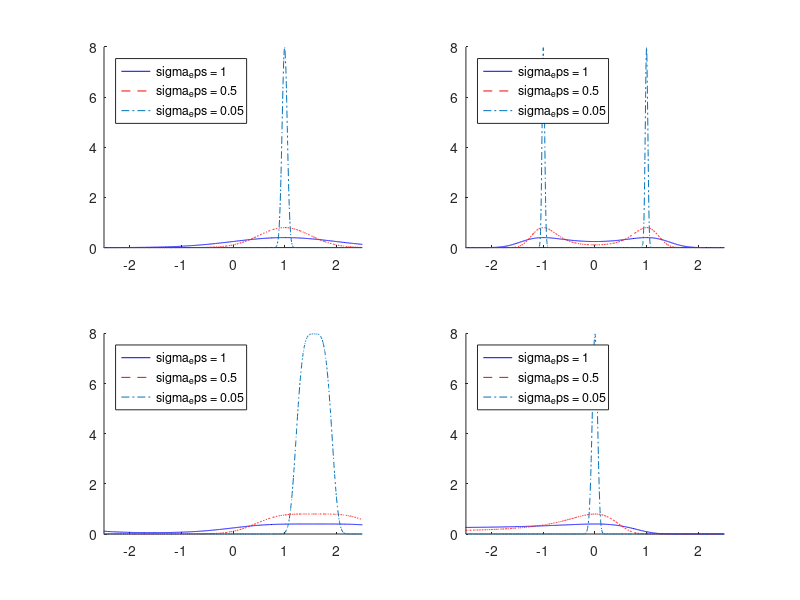

MATLAB code to generate this figure:
clear all
clc
rng(100,'twister')

N = 15; T = 5000; mu = 0.5; phi = 0.985; Y_n = 1;
epsilon_1 = 1; epsilon_2 = 0.5; epsilon_3 = 0.05; 

x_n = zeros(N,T+1); logWeight = zeros(N,T); weights = zeros(N,T);
N_eff = zeros(1,T); x_n_new = zeros(N,T);
% LogLike = 0;  Loglikelyhood_1 = zeros(1,T_n);
for t = 2:T+1
    x_n(:,t) = mu+phi*(x_n(:,t-1)-mu)+randn(N,1);
end
x = x_n(:,2:end);
x_1 = x(1,:);
h_1 = x_1; h_2 = x_1.^2; h_3 = sin(x_1); h_4 = exp(x_1);
w_1_1 = (1/(sqrt(2*pi)*epsilon_1))*exp((-(Y_n-h_1).^2)/(2*epsilon_1^2));
w_1_2 = (1/(sqrt(2*pi)*epsilon_2))*exp((-(Y_n-h_1).^2)/(2*epsilon_2^2));
w_1_3 = (1/(sqrt(2*pi)*epsilon_3))*exp((-(Y_n-h_1).^2)/(2*epsilon_3^2));
w_2_1 = (1/(sqrt(2*pi)*epsilon_1))*exp((-(Y_n-h_2).^2)/(2*epsilon_1^2));
w_2_2 = (1/(sqrt(2*pi)*epsilon_2))*exp((-(Y_n-h_2).^2)/(2*epsilon_2^2));
w_2_3 = (1/(sqrt(2*pi)*epsilon_3))*exp((-(Y_n-h_2).^2)/(2*epsilon_3^2));
w_3_1 = (1/(sqrt(2*pi)*epsilon_1))*exp((-(Y_n-h_3).^2)/(2*epsilon_1^2));
w_3_2 = (1/(sqrt(2*pi)*epsilon_2))*exp((-(Y_n-h_3).^2)/(2*epsilon_2^2));
w_3_3 = (1/(sqrt(2*pi)*epsilon_3))*exp((-(Y_n-h_3).^2)/(2*epsilon_3^2));
w_4_1 = (1/(sqrt(2*pi)*epsilon_1))*exp((-(Y_n-h_4).^2)/(2*epsilon_1^2));
w_4_2 = (1/(sqrt(2*pi)*epsilon_2))*exp((-(Y_n-h_4).^2)/(2*epsilon_2^2));
w_4_3 = (1/(sqrt(2*pi)*epsilon_3))*exp((-(Y_n-h_4).^2)/(2*epsilon_3^2));

[X_1,I] = sort(x_1);
for i = 1:T
    W_1_1(i) = w_1_1(I(i)); W_1_2(i) = w_1_2(I(i)); W_1_3(i) = w_1_3(I(i));
    W_2_1(i) = w_2_1(I(i)); W_2_2(i) = w_2_2(I(i)); W_2_3(i) = w_2_3(I(i));
    W_3_1(i) = w_3_1(I(i)); W_3_2(i) = w_3_2(I(i)); W_3_3(i) = w_3_3(I(i));
    W_4_1(i) = w_4_1(I(i)); W_4_2(i) = w_4_2(I(i)); W_4_3(i) = w_4_3(I(i));
end

figure(1)
subplot(2,2,1);
hold on
plot(X_1,W_1_1,'b-')
plot(X_1,W_1_2,'r--')
plot(X_1,W_1_3,'-.')
legend('sigma_eps = 1','sigma_eps = 0.5','sigma_eps = 0.05','Location','northwest')
xlim([-2.5 2.5])
hold off

subplot(2,2,2);
hold on
plot(X_1,W_2_1,'b-')
plot(X_1,W_2_2,'r--')
plot(X_1,W_2_3,'-.')
legend('sigma_eps = 1','sigma_eps = 0.5','sigma_eps = 0.05','Location','northwest')
xlim([-2.5 2.5])
hold off

subplot(2,2,3);
hold on
plot(X_1,W_3_1,'b-')
plot(X_1,W_3_2,'r--')
plot(X_1,W_3_3,'-.')
legend('sigma_eps = 1','sigma_eps = 0.5','sigma_eps = 0.05','Location','northwest')
xlim([-2.5 2.5])
hold off

subplot(2,2,4);
hold on
plot(X_1,W_4_1,'b-')
plot(X_1,W_4_2,'r--')
plot(X_1,W_4_3,'-.')
legend('sigma_eps = 1','sigma_eps = 0.5','sigma_eps = 0.05','Location','northwest')
xlim([-2.5 2.5])
hold off
